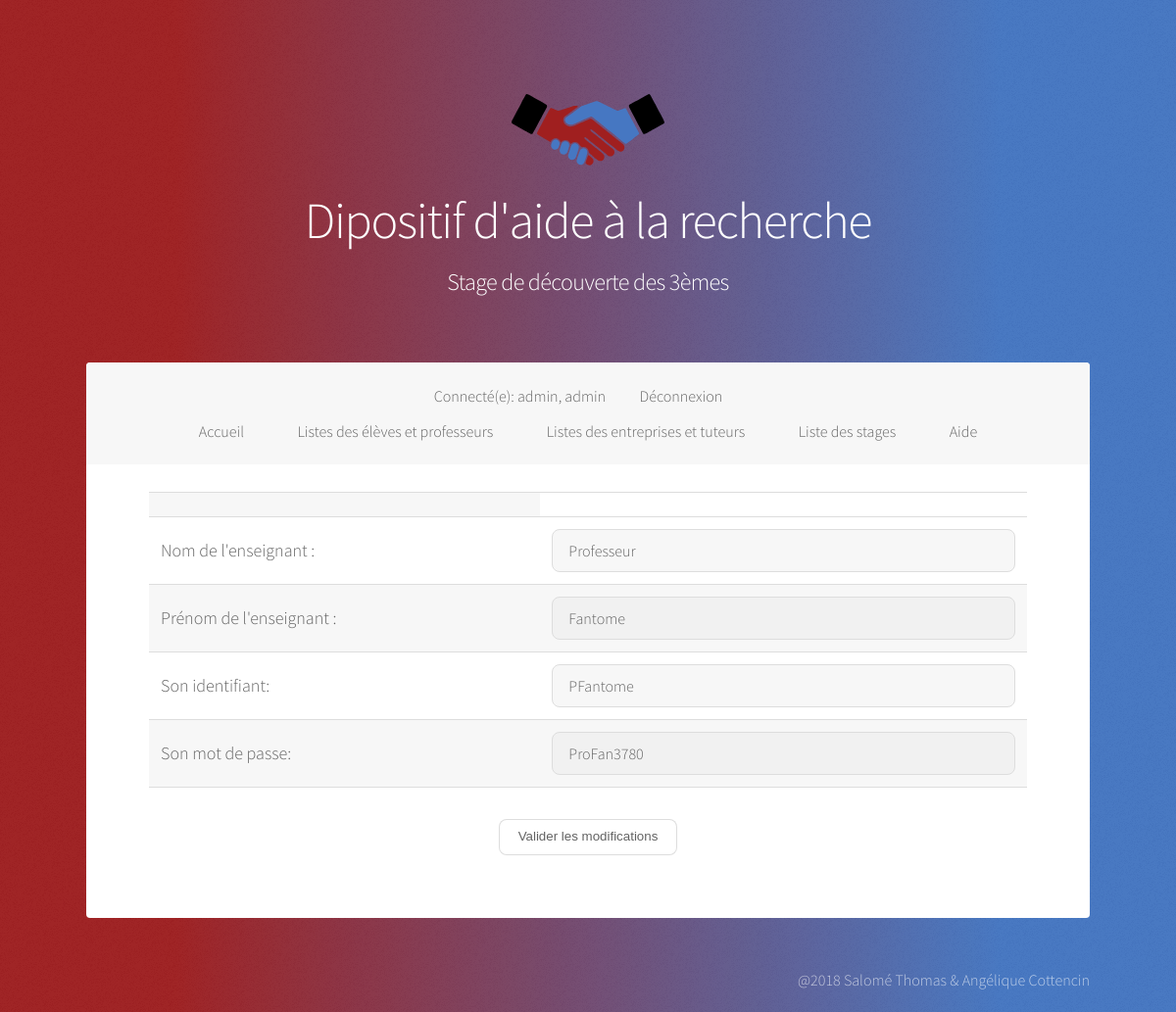
Screenshot of /Application/Stage/admin/modifProf.php?prof=1 (signed in) with the database file from the repository.
### tables this page shows
CREATE TABLE `userprof` (
  `idUserProf` int(200) NOT NULL,
  `nomProf` text,
  `prenomProf` text,
  `login` text,
  `password` text,
  `role` varchar(200) DEFAULT 'prof',
  `present` tinyint(1) DEFAULT '1'
);

### Application/Stage/models/fonctions.php (called while the page is built, shortened)
<?php
require_once('connect-db.php');
	function prof_getByID($idProf) {
		global $pdo;
		$req = "SELECT * FROM userprof where idUserProf=:idProf;";
		$query = $pdo->prepare ( $req );
		$query->bindValue ( ":idProf", $idProf, PDO::PARAM_INT );
		$query->execute ();
		return $query->fetch ();
	}
?>

### Application/Stage/admin/modifProf.php (the view, shortened to what this page needs)
<?php
if(($_SESSION['role'] == "prof")||($_SESSION['role'] == "admin")){
    ?>
    <!DOCTYPE HTML>
    <html>
    <head>
        <link rel="stylesheet" href="../assets/css/main.css" />
    </head>
    <?php
    require_once('../models/fonctions.php');
    $nomProf = "";
    $prenomProf = "";
    $loginProf = "";
    $passProf= "";
    if (isset ( $_GET ["prof"] )) {
        $unProf = prof_getByID ( $_GET ["prof"] );
        $id = $unProf->idUserProf;
        $nomProf = $unProf->nomProf;
        $prenomProf = $unProf->prenomProf;
        $loginProf = $unProf->login;
        $passProf = $unProf->password;
    }
    ?>
    <body>
    <div id="wrapper">
        <header id="header" class="alt">
        <div class="logo"><img src="./../images/logo.svg" alt="" /></div>
        <h1>Dipositif d'aide à la recherche</h1>
    <h2>Stage de découverte des 3èmes</h2>
    </header>
    <nav id="nav">
        <ul>
        <li>
        <?php
        $log = $_SESSION['login'];
        $role = $_SESSION['role'];
        print ("Connecté(e): $log, $role");
        ?>
        </li>
        <li><a href=./../deconnexion.php>Déconnexion</a></li>
    </ul>
    <ul>
    <li><a href=./../home.php>Accueil</a></li>
    <li><a href=listes.php>Listes des élèves et professeurs</a></li>
    <li><a href=listesBis.php>Listes des entreprises et tuteurs</a></li>
    <li><a href=listesStages.php>Liste des stages</a></li>
    <li><a href=./../aide.php>Aide</a></li>
    </ul>
    </nav>
    <div id="main">
        <section id="intro" class="main">
        <form method="GET" action="modifProf.php">
        <table class="table-condensed">
        <tr>
        <td><input type="hidden" name="prof" value="<?php echo $id ?>"></td>
        </tr>
        <tr>
            <td><font size=4>Nom de l'enseignant :</font></td>
    <td><font size=4><input type="text" name="nomProf" value="<?php echo $nomProf ?>"></font></td>
    </tr>
    <tr>
    <td><font size=4>Prénom de l'enseignant :</font></td>
    <td><font size=4><input type="text" name="prenomProf" value="<?php echo $prenomProf ?>"></font></td>
    </tr>
    <tr>
    <td><font size=4>Son identifiant: </font></td>
    <td><font size=4><input type="text" name="login" value="<?php echo $loginProf?>"></font></td>
    </tr>
    <tr>
    <td><font size=4>Son mot de passe: </font></td>
    <td><font size=4><input type="text" name="password" value="<?php echo $passProf ?>"></font></td>
    </tr>
    </table>
    <center><button type="submit" name="update" class="btn btn-primary" id="update"> Valider les modifications </button></center>
    </form>
    </section>
    </div>
    <footer id="footer">
        <section>
			@2018 Salomé Thomas & Angélique Cottencin
    </section>
    </footer>
    </div>
    </body>
    </html>
    <?php
}
else
{
    header ('location: ./erreur.php');
}
?>

### rows the page displays
userprof: nomProf "Professeur", prenomProf "Fantome", login "PFantome", password "ProFan3780"

### other values shown
$log "admin"
$role "admin"
